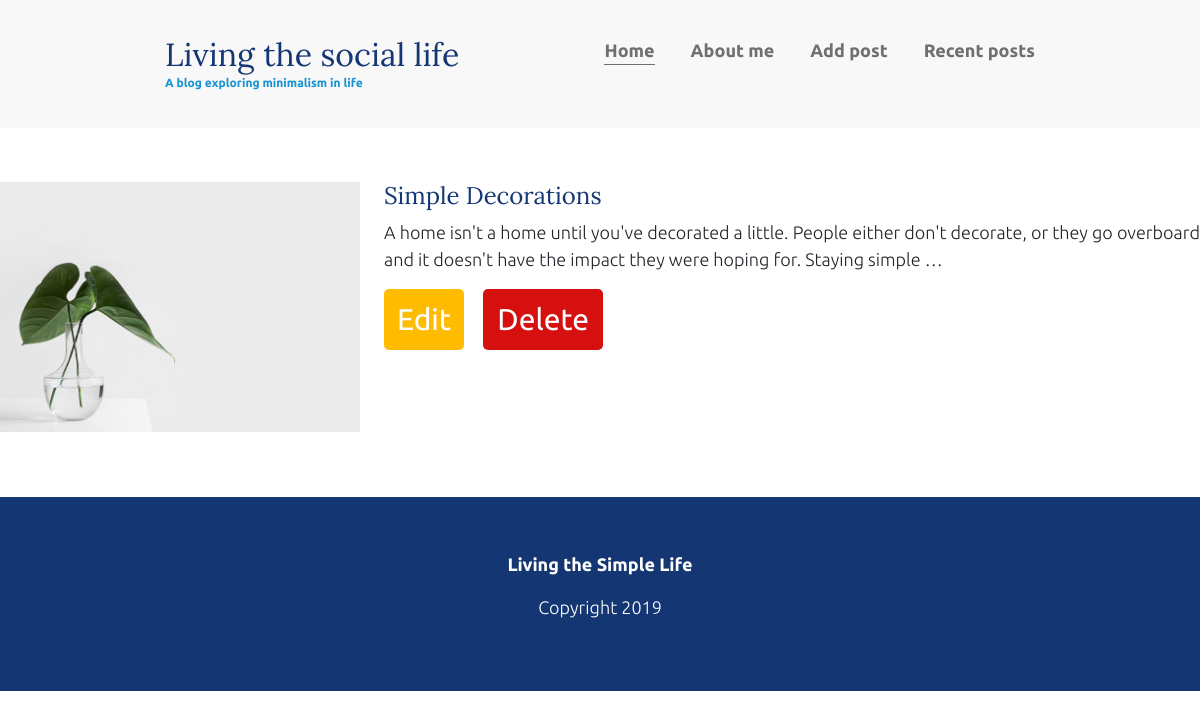
The app's page /reading/5 with its own data.
### blogapp/models.py (models this page shows)
class AddPost(models.Model):
    title = models.CharField(max_length=225)
    description = models.TextField()
    image = models.ImageField(upload_to='img/')
    created_at = models.DateTimeField(auto_now_add=True)

### blogapp/views.py (the view)
# urls.py: path('reading/<id>', views.reading, name = "reading"),
def reading(request,id):
    post = AddPost.objects.get(id=id)
    return render(request, 'reading.html', {'post' : post})

### templates/reading.html
{% extends "base.html" %}
{% load static %}
{% block content %}
<header>
    <div class="container container-flex">
        <div class="site-title">
            <h1>Living the social life</h1>
            <p class="subtitle">A blog exploring minimalism in life</p>
        </div>
        <nav>
            <ul>
                <li><a class="current-page" href="{% url 'index' %}">Home</a></li>
                <li><a href="{% url 'about-me' %}">About me</a></li>
                <li><a href="{% url 'add-post' %}">Add post</a></li>
                <li><a href="{% url 'recent-posts' %}">Recent posts</a></li>
            </ul>
        </nav>
    </div>
</header>
<article class="article-recent">
    <div class="article-recent-main">
        <h2 class="article-title">{{ post.title }}</h2>
        <p class="article-body">{{ post.description|truncatewords:30 }}</p>
        <div>
            <a href="{% url 'edit' post.id %}"><button class="edit_btn">Edit</button></a>
            <a href="{% url 'delete' post.id %}"><button class="delete_btn">Delete</button></a>
        </div>
    </div>
    <div class="article-recent-secondary">
        <img src="{{ post.image.url }}" alt="image related to {{ post.title }}" class="article-image" style="margin-bottom: 29px;">
    </div>
</article>
<footer>
    <p><strong>Living the Simple Life</strong></p>
    <p>Copyright 2019</p>
</footer>
{% endblock %}

### static/css/styles.css (style rules this page uses)
body { margin: 0; font-family: 'Ubuntu', sans-serif; font-size: 1.125rem; font-weight: 300; }
img { max-width: 100%; display: block; }
h1, h2, h3 { font-family: 'Lora', serif; font-weight: 400; color: #143774; margin-top: 0; }
h1 { font-size: 2rem; margin: 0; }
a { color: #1792d2; }
strong { font-weight: 700; }
.subtitle { font-weight: 700; color: #1792d2; font-size: .75rem; margin: 0; }
.article-title { font-size: 1.5rem; }
.container { width: 90%; max-width: 900px; margin: 0 auto; }
.container-flex { display: flex; flex-direction: column; justify-content: space-between; }
header { background: #f8f8f8; padding: 2em 0; text-align: center; margin-bottom: 3em; }
footer { background:#143774; color: white; text-align: center; padding: 3em 0; }
@media (min-width: 675px) { header { text-align: left; } }
@media (min-width: 675px) { .container-flex { flex-direction: row; } }
nav ul { list-style: none; padding: 0; display: flex; justify-content: center; }
nav li { margin-left: 2em; }
nav a { text-decoration: none; color: #707070; font-weight: 700; padding: .25em 0; }
.current-page { border-bottom: 1px solid #707070; }
.article-recent { display: flex; flex-direction: column; margin-bottom: 2em; }
.article-recent-main { order: 2; }
.article-recent-secondary { order: 1; }
@media (min-width: 675px) { .article-recent { flex-direction: row; justify-content: space-between; } }
@media (min-width: 675px) { .article-recent-main { width: 68%; } }
@media (min-width: 675px) { .article-recent-secondary { width: 30%; } }
@media (min-width: 675px) { .article-image { order: -2; min-height: 250px; object-fit: cover; } }
.edit_btn { background-color: rgb(255, 187, 0); padding: 8px; border: none; border-radius: 5px; cursor: pointer; transition: background-color 0.3s ease, transform 0.3s ease; font-size: 30px; width: 80px; color: #fff; }
.delete_btn { margin-left: 15px; background-color: rgb(214, 15, 15); padding: 8px; border: none; border-radius: 5px; cursor: pointer; transition: background-color 0.3s ease, transform 0.3s ease; font-size: 30px; width: 120px; color: #fff; }

### records on screen
AddPost: title "Simple Decorations", description "A home isn't a home until you've decorated a little. People either don't decorate, or they go overboard and it doesn't have the impact they were hoping for. Staying simple …", image (picture)
